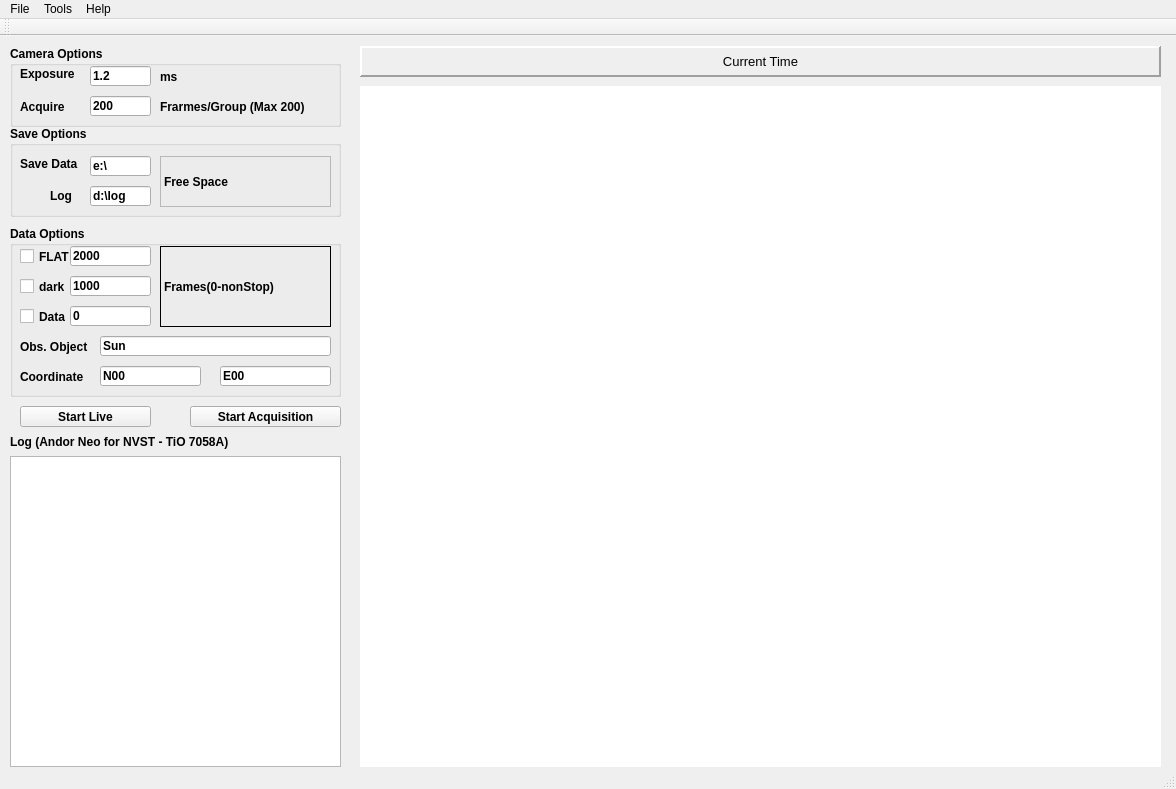
<?xml version="1.0" encoding="UTF-8"?>
<ui version="4.0">
 <class>MainWindow</class>
 <widget class="QMainWindow" name="MainWindow">
  <property name="geometry">
   <rect>
    <x>0</x>
    <y>0</y>
    <width>1176</width>
    <height>789</height>
   </rect>
  </property>
  <property name="sizePolicy">
   <sizepolicy hsizetype="Fixed" vsizetype="Fixed">
    <horstretch>0</horstretch>
    <verstretch>0</verstretch>
   </sizepolicy>
  </property>
  <property name="windowTitle">
   <string>MainWindow</string>
  </property>
  <property name="toolTip">
   <string/>
  </property>
  <widget class="QWidget" name="centralWidget">
   <property name="enabled">
    <bool>true</bool>
   </property>
   <widget class="QGraphicsView" name="graphicsView">
    <property name="geometry">
     <rect>
      <x>360</x>
      <y>50</y>
      <width>801</width>
      <height>681</height>
     </rect>
    </property>
    <property name="sizePolicy">
     <sizepolicy hsizetype="Expanding" vsizetype="Expanding">
      <horstretch>1</horstretch>
      <verstretch>1</verstretch>
     </sizepolicy>
    </property>
    <property name="minimumSize">
     <size>
      <width>512</width>
      <height>512</height>
     </size>
    </property>
    <property name="cursor" stdset="0">
     <cursorShape>CrossCursor</cursorShape>
    </property>
    <property name="mouseTracking">
     <bool>false</bool>
    </property>
    <property name="autoFillBackground">
     <bool>false</bool>
    </property>
    <property name="frameShape">
     <enum>QFrame::NoFrame</enum>
    </property>
    <property name="sizeAdjustPolicy">
     <enum>QAbstractScrollArea::AdjustIgnored</enum>
    </property>
    <property name="backgroundBrush">
     <brush brushstyle="SolidPattern">
      <color alpha="255">
       <red>0</red>
       <green>0</green>
       <blue>0</blue>
      </color>
     </brush>
    </property>
   </widget>
   <widget class="QPushButton" name="btnLive">
    <property name="geometry">
     <rect>
      <x>20</x>
      <y>370</y>
      <width>131</width>
      <height>21</height>
     </rect>
    </property>
    <property name="sizePolicy">
     <sizepolicy hsizetype="Expanding" vsizetype="Fixed">
      <horstretch>0</horstretch>
      <verstretch>0</verstretch>
     </sizepolicy>
    </property>
    <property name="font">
     <font>
      <bold>true</bold>
     </font>
    </property>
    <property name="text">
     <string>Start Live</string>
    </property>
    <property name="checkable">
     <bool>true</bool>
    </property>
   </widget>
   <widget class="QLabel" name="label_time">
    <property name="geometry">
     <rect>
      <x>360</x>
      <y>10</y>
      <width>801</width>
      <height>31</height>
     </rect>
    </property>
    <property name="sizePolicy">
     <sizepolicy hsizetype="Expanding" vsizetype="Fixed">
      <horstretch>0</horstretch>
      <verstretch>0</verstretch>
     </sizepolicy>
    </property>
    <property name="font">
     <font>
      <pointsize>10</pointsize>
      <bold>false</bold>
     </font>
    </property>
    <property name="layoutDirection">
     <enum>Qt::LeftToRight</enum>
    </property>
    <property name="frameShape">
     <enum>QFrame::Panel</enum>
    </property>
    <property name="frameShadow">
     <enum>QFrame::Raised</enum>
    </property>
    <property name="lineWidth">
     <number>2</number>
    </property>
    <property name="text">
     <string>Current Time</string>
    </property>
    <property name="alignment">
     <set>Qt::AlignCenter</set>
    </property>
   </widget>
   <widget class="QPushButton" name="btnSnap">
    <property name="geometry">
     <rect>
      <x>190</x>
      <y>370</y>
      <width>151</width>
      <height>21</height>
     </rect>
    </property>
    <property name="sizePolicy">
     <sizepolicy hsizetype="Expanding" vsizetype="Fixed">
      <horstretch>0</horstretch>
      <verstretch>0</verstretch>
     </sizepolicy>
    </property>
    <property name="font">
     <font>
      <bold>true</bold>
     </font>
    </property>
    <property name="text">
     <string>Start Acquisition</string>
    </property>
    <property name="checkable">
     <bool>false</bool>
    </property>
    <property name="checked">
     <bool>false</bool>
    </property>
    <property name="autoRepeatDelay">
     <number>50</number>
    </property>
    <property name="autoRepeatInterval">
     <number>50</number>
    </property>
   </widget>
   <widget class="QLabel" name="label_status">
    <property name="geometry">
     <rect>
      <x>10</x>
      <y>390</y>
      <width>331</width>
      <height>31</height>
     </rect>
    </property>
    <property name="sizePolicy">
     <sizepolicy hsizetype="Preferred" vsizetype="Fixed">
      <horstretch>0</horstretch>
      <verstretch>0</verstretch>
     </sizepolicy>
    </property>
    <property name="font">
     <font>
      <bold>true</bold>
     </font>
    </property>
    <property name="text">
     <string>Log (Andor Neo for NVST - TiO 7058A)</string>
    </property>
   </widget>
   <widget class="QTextEdit" name="textEdit_status">
    <property name="geometry">
     <rect>
      <x>10</x>
      <y>420</y>
      <width>331</width>
      <height>311</height>
     </rect>
    </property>
    <property name="sizePolicy">
     <sizepolicy hsizetype="Preferred" vsizetype="Expanding">
      <horstretch>0</horstretch>
      <verstretch>0</verstretch>
     </sizepolicy>
    </property>
   </widget>
   <widget class="QGroupBox" name="groupBox_data">
    <property name="geometry">
     <rect>
      <x>10</x>
      <y>190</y>
      <width>331</width>
      <height>171</height>
     </rect>
    </property>
    <property name="font">
     <font>
      <bold>true</bold>
     </font>
    </property>
    <property name="title">
     <string>Data Options</string>
    </property>
    <widget class="QLineEdit" name="lineEdit_cor2">
     <property name="geometry">
      <rect>
       <x>210</x>
       <y>140</y>
       <width>111</width>
       <height>20</height>
      </rect>
     </property>
     <property name="text">
      <string>E00</string>
     </property>
    </widget>
    <widget class="QLabel" name="label_2">
     <property name="geometry">
      <rect>
       <x>10</x>
       <y>140</y>
       <width>81</width>
       <height>21</height>
      </rect>
     </property>
     <property name="text">
      <string>Coordinate</string>
     </property>
    </widget>
    <widget class="QLineEdit" name="lineEdit_objname">
     <property name="geometry">
      <rect>
       <x>90</x>
       <y>110</y>
       <width>231</width>
       <height>20</height>
      </rect>
     </property>
     <property name="text">
      <string>Sun</string>
     </property>
    </widget>
    <widget class="QLineEdit" name="lineEdit_datanum">
     <property name="geometry">
      <rect>
       <x>60</x>
       <y>80</y>
       <width>81</width>
       <height>20</height>
      </rect>
     </property>
     <property name="text">
      <string>0</string>
     </property>
    </widget>
    <widget class="QLineEdit" name="lineEdit_cor1">
     <property name="geometry">
      <rect>
       <x>90</x>
       <y>140</y>
       <width>101</width>
       <height>20</height>
      </rect>
     </property>
     <property name="text">
      <string>N00</string>
     </property>
    </widget>
    <widget class="QLineEdit" name="lineEdit_darknum">
     <property name="geometry">
      <rect>
       <x>60</x>
       <y>50</y>
       <width>81</width>
       <height>20</height>
      </rect>
     </property>
     <property name="text">
      <string>1000</string>
     </property>
    </widget>
    <widget class="QCheckBox" name="checkBox_Data">
     <property name="geometry">
      <rect>
       <x>10</x>
       <y>80</y>
       <width>71</width>
       <height>21</height>
      </rect>
     </property>
     <property name="text">
      <string>Data</string>
     </property>
    </widget>
    <widget class="QLabel" name="label_obj">
     <property name="geometry">
      <rect>
       <x>10</x>
       <y>110</y>
       <width>81</width>
       <height>21</height>
      </rect>
     </property>
     <property name="text">
      <string>Obs. Object</string>
     </property>
    </widget>
    <widget class="QLineEdit" name="lineEdit_flatnum">
     <property name="geometry">
      <rect>
       <x>60</x>
       <y>20</y>
       <width>81</width>
       <height>20</height>
      </rect>
     </property>
     <property name="text">
      <string>2000</string>
     </property>
    </widget>
    <widget class="QCheckBox" name="checkBox_Flat">
     <property name="geometry">
      <rect>
       <x>10</x>
       <y>20</y>
       <width>71</width>
       <height>21</height>
      </rect>
     </property>
     <property name="text">
      <string>FLAT</string>
     </property>
    </widget>
    <widget class="QLabel" name="label_dunit_2">
     <property name="geometry">
      <rect>
       <x>150</x>
       <y>20</y>
       <width>171</width>
       <height>81</height>
      </rect>
     </property>
     <property name="frameShape">
      <enum>QFrame::Box</enum>
     </property>
     <property name="text">
      <string>Frames(0-nonStop)</string>
     </property>
    </widget>
    <widget class="QCheckBox" name="checkBox_Dark">
     <property name="geometry">
      <rect>
       <x>10</x>
       <y>50</y>
       <width>51</width>
       <height>21</height>
      </rect>
     </property>
     <property name="text">
      <string>dark</string>
     </property>
    </widget>
   </widget>
   <widget class="QGroupBox" name="groupBox_save">
    <property name="geometry">
     <rect>
      <x>10</x>
      <y>90</y>
      <width>331</width>
      <height>91</height>
     </rect>
    </property>
    <property name="font">
     <font>
      <bold>true</bold>
     </font>
    </property>
    <property name="title">
     <string>Save Options</string>
    </property>
    <widget class="QLabel" name="label_freedisk">
     <property name="geometry">
      <rect>
       <x>150</x>
       <y>30</y>
       <width>171</width>
       <height>51</height>
      </rect>
     </property>
     <property name="frameShape">
      <enum>QFrame::StyledPanel</enum>
     </property>
     <property name="text">
      <string>Free Space  </string>
     </property>
    </widget>
    <widget class="QLabel" name="label_saveto">
     <property name="geometry">
      <rect>
       <x>10</x>
       <y>30</y>
       <width>61</width>
       <height>16</height>
      </rect>
     </property>
     <property name="sizePolicy">
      <sizepolicy hsizetype="Preferred" vsizetype="Fixed">
       <horstretch>0</horstretch>
       <verstretch>0</verstretch>
      </sizepolicy>
     </property>
     <property name="text">
      <string>Save Data </string>
     </property>
    </widget>
    <widget class="QLineEdit" name="lineEdit_savelog">
     <property name="geometry">
      <rect>
       <x>80</x>
       <y>60</y>
       <width>61</width>
       <height>20</height>
      </rect>
     </property>
     <property name="text">
      <string>d:\log</string>
     </property>
    </widget>
    <widget class="QLabel" name="label_savelog">
     <property name="geometry">
      <rect>
       <x>40</x>
       <y>60</y>
       <width>31</width>
       <height>20</height>
      </rect>
     </property>
     <property name="text">
      <string>Log</string>
     </property>
    </widget>
    <widget class="QLineEdit" name="lineEdit_saveto">
     <property name="geometry">
      <rect>
       <x>80</x>
       <y>30</y>
       <width>61</width>
       <height>20</height>
      </rect>
     </property>
     <property name="text">
      <string>e:\</string>
     </property>
    </widget>
   </widget>
   <widget class="QGroupBox" name="groupBox_cam">
    <property name="geometry">
     <rect>
      <x>10</x>
      <y>10</y>
      <width>331</width>
      <height>81</height>
     </rect>
    </property>
    <property name="font">
     <font>
      <bold>true</bold>
     </font>
    </property>
    <property name="title">
     <string>Camera Options</string>
    </property>
    <widget class="QLabel" name="label">
     <property name="geometry">
      <rect>
       <x>150</x>
       <y>50</y>
       <width>171</width>
       <height>21</height>
      </rect>
     </property>
     <property name="text">
      <string>Frarmes/Group (Max 200)</string>
     </property>
    </widget>
    <widget class="QLabel" name="label_exposuretime">
     <property name="geometry">
      <rect>
       <x>10</x>
       <y>20</y>
       <width>61</width>
       <height>16</height>
      </rect>
     </property>
     <property name="sizePolicy">
      <sizepolicy hsizetype="Preferred" vsizetype="Fixed">
       <horstretch>0</horstretch>
       <verstretch>0</verstretch>
      </sizepolicy>
     </property>
     <property name="text">
      <string>Exposure</string>
     </property>
    </widget>
    <widget class="QLineEdit" name="lineEdit_framerate">
     <property name="geometry">
      <rect>
       <x>80</x>
       <y>50</y>
       <width>61</width>
       <height>20</height>
      </rect>
     </property>
     <property name="text">
      <string>200</string>
     </property>
    </widget>
    <widget class="QLabel" name="label_dunit_5">
     <property name="geometry">
      <rect>
       <x>150</x>
       <y>20</y>
       <width>91</width>
       <height>21</height>
      </rect>
     </property>
     <property name="text">
      <string>ms</string>
     </property>
    </widget>
    <widget class="QLabel" name="label_dunit_6">
     <property name="geometry">
      <rect>
       <x>10</x>
       <y>50</y>
       <width>71</width>
       <height>21</height>
      </rect>
     </property>
     <property name="text">
      <string>Acquire</string>
     </property>
    </widget>
    <widget class="QLineEdit" name="lineEdit_exposuretime">
     <property name="geometry">
      <rect>
       <x>80</x>
       <y>20</y>
       <width>61</width>
       <height>20</height>
      </rect>
     </property>
     <property name="text">
      <string>1.2</string>
     </property>
    </widget>
   </widget>
  </widget>
  <widget class="QMenuBar" name="menuBar">
   <property name="geometry">
    <rect>
     <x>0</x>
     <y>0</y>
     <width>1176</width>
     <height>22</height>
    </rect>
   </property>
   <widget class="QMenu" name="menuFile">
    <property name="title">
     <string>File</string>
    </property>
    <addaction name="actionSave"/>
    <addaction name="actionExit"/>
   </widget>
   <widget class="QMenu" name="menuServer">
    <property name="title">
     <string>Tools</string>
    </property>
    <addaction name="actionServer"/>
    <addaction name="actionDetect_Cameras"/>
   </widget>
   <widget class="QMenu" name="menuHelp">
    <property name="title">
     <string>Help</string>
    </property>
    <addaction name="actionAbout"/>
   </widget>
   <addaction name="menuFile"/>
   <addaction name="menuServer"/>
   <addaction name="menuHelp"/>
  </widget>
  <widget class="QToolBar" name="mainToolBar">
   <attribute name="toolBarArea">
    <enum>TopToolBarArea</enum>
   </attribute>
   <attribute name="toolBarBreak">
    <bool>false</bool>
   </attribute>
  </widget>
  <widget class="QStatusBar" name="statusBar"/>
  <action name="actionServer">
   <property name="text">
    <string>Server</string>
   </property>
  </action>
  <action name="actionLogging">
   <property name="text">
    <string>Logging</string>
   </property>
  </action>
  <action name="actionSave">
   <property name="text">
    <string>Save</string>
   </property>
   <property name="shortcut">
    <string>Ctrl+S</string>
   </property>
  </action>
  <action name="actionExit">
   <property name="text">
    <string>Exit</string>
   </property>
   <property name="shortcut">
    <string>Ctrl+Q</string>
   </property>
  </action>
  <action name="actionAbout">
   <property name="text">
    <string>About</string>
   </property>
  </action>
  <action name="actionDetect_Cameras">
   <property name="text">
    <string>Detect Cameras</string>
   </property>
  </action>
 </widget>
 <layoutdefault spacing="6" margin="11"/>
 <resources/>
 <connections/>
</ui>
